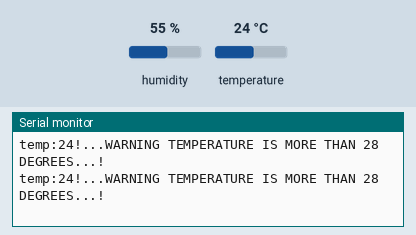
Recording of a sketch running on a simulated ESP8266 (NodeMCU). Shown: the last lines printed to the serial monitor. The inputs (shaded band) are chosen by the test bench; at power-on: temperature 24 °C, humidity 55 %.

Above: at 1.3 s.
1.4 s: temperature set to 26 °C
At 2.0 s:
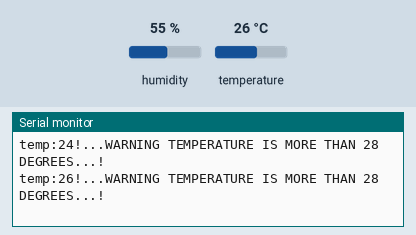
2.9 s: temperature set to 29 °C
At 3.6 s:
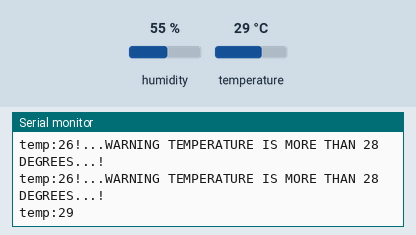

The sketch:

8_DHT_Temp_control.ino
```cpp
#include <DFRobot_DHT11.h>  //include DHT library
DFRobot_DHT11 DHT;

#define DHT11_PIN D7  // DHT data pin is connected to pin D7 of nodeMCU

int temp; // variable to save temperature value

void setup() {
  Serial.begin(9600);  // set serial baudrate to 9600
}

void loop() {
  DHT.read(DHT11_PIN);            // read data from DHT
  temp = DHT.temperature;         // get and save the temperature value to 'temp' variable
  Serial.print("temp:");
  Serial.print(temp);  //prints temperature value on Serial Monitor
  if(temp < 28){
    Serial.println("!...WARNING TEMPERATURE IS MORE THAN 28 DEGREES...!");
  }
  delay(500);                    // addded some delay to make the printing stable
}
```

Measured:
- the behaviour switches between 27 and 28 °C on temperature (found by bisection; images 1 and 2)
- after the input at 1.4 s, the serial monitor: prints a new line after 0.20 s (image 1)
- after the input at 2.9 s, the serial monitor: prints a new line after 0.28 s (image 2)
